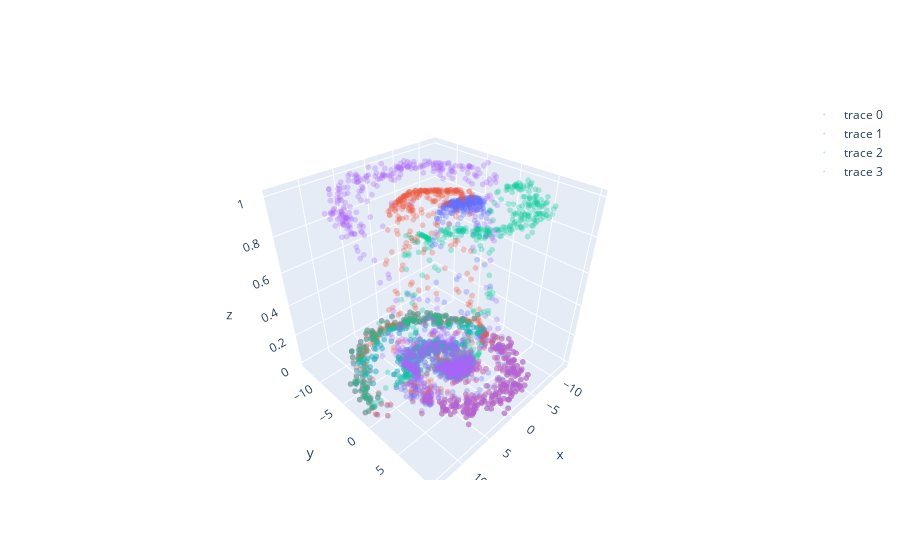

Write notebook code for a chart like this one.
### Code cell
trace1 = go.Scatter3d(       
    x=df['x'].values,
    y=df['y'].values,
    z=df['p_1'].values,
    mode='markers',
    marker=dict(
        opacity=0.3,
        size=2
    )
)
trace2 = go.Scatter3d(       
    x=df['x'].values,
    y=df['y'].values,
    z=df['p_2'].values,
    mode='markers',
    marker=dict(
        opacity=0.3,
        size=2
    )
)
trace3 = go.Scatter3d(       
    x=df['x'].values,
    y=df['y'].values,
    z=df['p_3'].values,
    mode='markers',
    marker=dict(
        opacity=0.3,
        size=2
    )
)
trace4 = go.Scatter3d(       
    x=df['x'].values,
    y=df['y'].values,
    z=df['p_4'].values,
    mode='markers',
    marker=dict(
        opacity=0.3,
        size=2
    )
)

figure_data = [trace1,trace2,trace3,trace4]

layout = go.Layout(
    title = 'The turtle place',
    scene = dict(
        xaxis = dict(title='clear_value'),
        yaxis = dict(title='blur_clear'),
        zaxis = dict(title='after_crop'),
    ),
    margin=dict(
        l=0,
        r=0,
        b=0,
        t=0
    )
)

plt.figure(figsize=(30,30))
fig = go.Figure(data=figure_data)
py.iplot(fig, filename='simple-3d-scatter')

### Figure 1 — Plotly figure (JSON) as saved in the notebook; plotly's stock layout.template omitted (floating-point values rounded to 4 significant figures; data arrays with more than 128 entries replaced by an {"elided": "..."} marker saying what was removed)
{"data": [{"marker": {"opacity": 0.3, "size": 2}, "mode": "markers", "type": "scatter3d", "x": {"elided": "1000 float values"}, "y": {"elided": "1000 float values"}, "z": {"elided": "1000 float values"}}, {"marker": {"opacity": 0.3, "size": 2}, "mode": "markers", "type": "scatter3d", "x": {"elided": "1000 float values"}, "y": {"elided": "1000 float values"}, "z": {"elided": "1000 float values"}}, {"marker": {"opacity": 0.3, "size": 2}, "mode": "markers", "type": "scatter3d", "x": {"elided": "1000 float values"}, "y": {"elided": "1000 float values"}, "z": {"elided": "1000 float values"}}, {"marker": {"opacity": 0.3, "size": 2}, "mode": "markers", "type": "scatter3d", "x": {"elided": "1000 float values"}, "y": {"elided": "1000 float values"}, "z": {"elided": "1000 float values"}}], "layout": {}}
